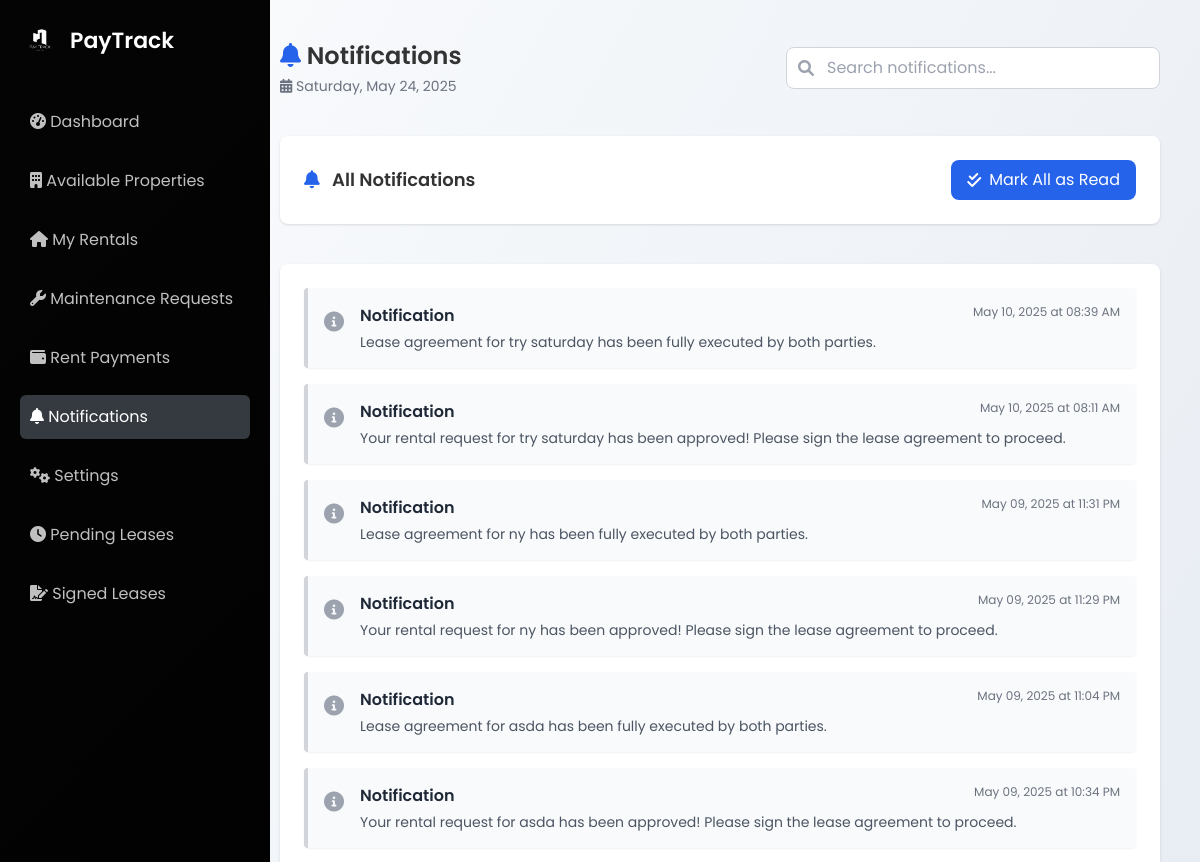
/notifications/ (signed in, upper part), run on an earlier commit of the app's database.
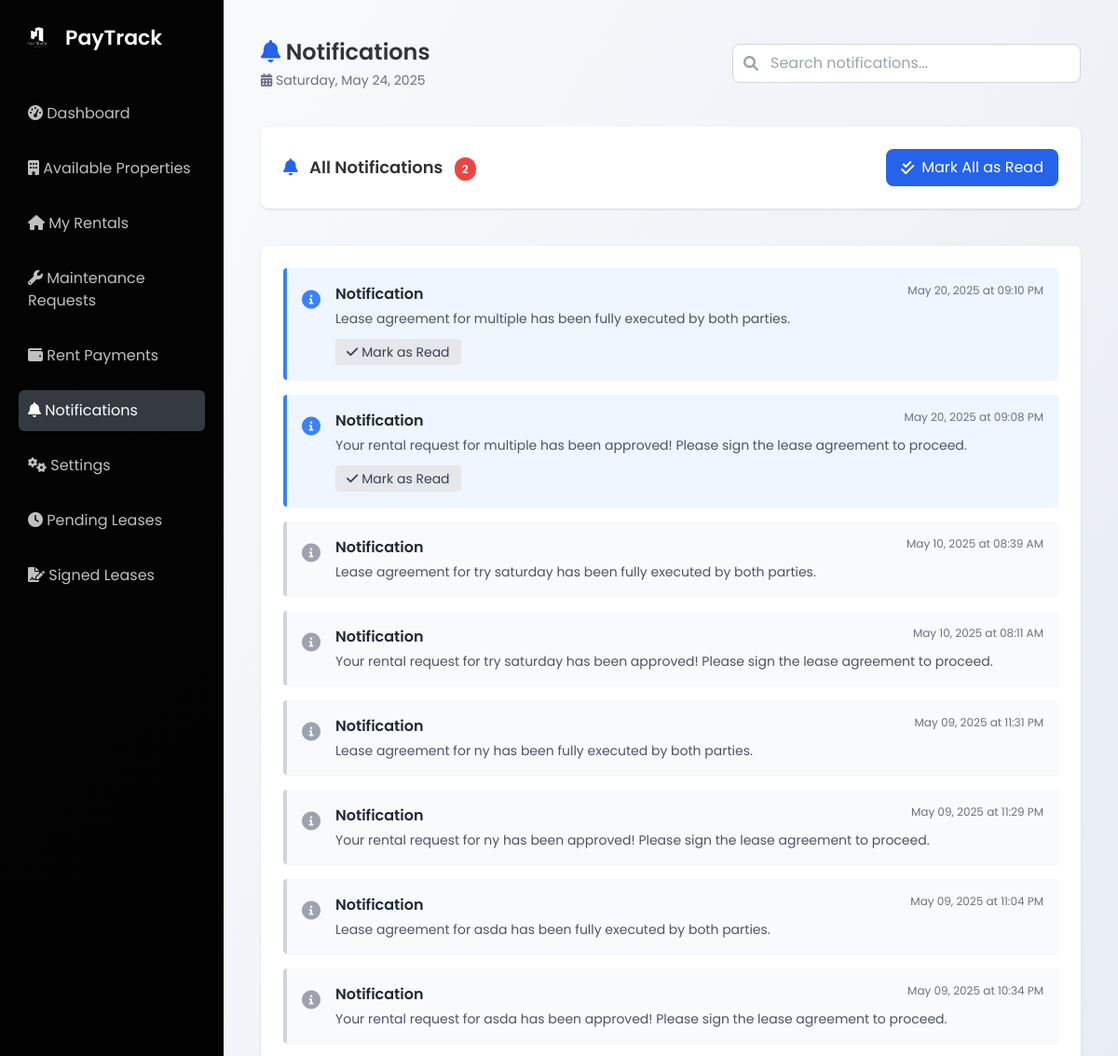
And on a later commit of the database.
### notification/models.py (models this page shows)
class Notification(models.Model):
    user = models.ForeignKey(settings.AUTH_USER_MODEL, on_delete=models.CASCADE, related_name="notifications")
    message = models.TextField()
    is_read = models.BooleanField(default=False)
    created_at = models.DateTimeField(auto_now_add=True)

### user/views.py (the view)
# urls.py: path('notifications/', views.notifications, name='notifications'),
@login_required
def notifications(request):
    notifications = Notification.objects.filter(user=request.user).order_by('-created_at')
    context = {
        'notifications': notifications,
        'unread_count': notifications.filter(is_read=False).count()
    }
    if request.user.user_type.lower() == 'home owner':
            return render(request, 'user/homeowner_notifications.html', context)
    else:
            return render(request, 'user/tenant_notifications.html', context)

### user/templates/user/tenant_notifications.html (shortened to what the changed rows need)
{% block content %}
<!DOCTYPE html>
<html lang="en">
<head>
  {% load static %}
  <link rel="stylesheet" href="{% static 'css/dashboard.css' %}">
  <link rel="stylesheet" href="https://cdnjs.cloudflare.com/ajax/libs/font-awesome/6.0.0-beta3/css/all.min.css">
  <script src="https://cdn.tailwindcss.com"></script>
</head>
<body class="bg-gray-100 font-poppins">
  <div class="min-h-screen flex">
    <main class="main-content space-y-10">
      <div class="flex justify-between items-center">
        <div>
          <h1 class="text-2xl font-semibold"><i class="fas fa-bell text-blue-600"></i> Notifications</h1>
        </div>
      </div>
      <div class="bg-white p-6 rounded-lg shadow flex justify-between items-center">
        <div class="flex items-center">
          <h2 class="text-lg font-semibold">
            <i class="fas fa-bell text-blue-600 mr-2"></i>
            All Notifications
            {% if unread_count > 0 %}
              <span class="ml-2 px-2 py-1 bg-red-500 text-white text-xs rounded-full">{{ unread_count }}</span>
            {% endif %}
          </h2>
        </div>
      </div>
      <div class="bg-white p-6 rounded-lg shadow">
        <div class="space-y-4" id="notificationsList">
          {% if notifications %}
            {% for notification in notifications %}
              <div class="notification-item {% if not notification.is_read %}bg-blue-50 border-l-4 border-blue-500{% else %}bg-gray-50 border-l-4 border-gray-300{% endif %} p-4 rounded shadow-sm">
                <div class="flex gap-4">
                  <div class="{% if not notification.is_read %}text-blue-500{% else %}text-gray-400{% endif %} mt-1">
                    <i class="fas fa-info-circle text-xl"></i>
                  </div>
                  <div class="flex-1">
                    <div class="flex justify-between">
                      <h3 class="font-semibold text-gray-800">Notification</h3>
                      <span class="text-xs text-gray-500">{{ notification.created_at|date:"M d, Y" }} at {{ notification.created_at|date:"h:i A" }}</span>
                    </div>
                    <p class="text-gray-600 text-sm mt-1">{{ notification.message }}</p>
                    {% if not notification.is_read %}
                      <div class="mt-3">
                        <a href="#" class="text-sm bg-gray-200 hover:bg-gray-300 text-gray-700 px-3 py-1 rounded inline-flex items-center mark-read-btn" data-id="{{ notification.id }}">
                          <i class="fas fa-check mr-1"></i> Mark as Read
                        </a>
                      </div>
                    {% endif %}
                  </div>
                </div>
              </div>
            {% endfor %}
          {% else %}
            <div class="text-center py-10 text-gray-500">
              <i class="fas fa-bell-slash text-4xl mb-3 block"></i>
              <p>No notifications found</p>
            </div>
          {% endif %}
        </div>
      </div>
    </main>
  </div>
</body>
</html>
{% endblock %}

What changed in the data, as far as the page shows it:
added Notification: created_at "May 20, 2025", created_at "09:10 PM", message "Lease agreement for multiple has been fully executed by both parties.", is_read False (drawn)
added Notification: created_at "May 20, 2025", created_at "09:08 PM", message "Your rental request for multiple has been approved! Please sign the lease agreement to proceed.", is_read False (drawn)
Also different on the page:
{{ unread_count }}: (not shown) → "2"
